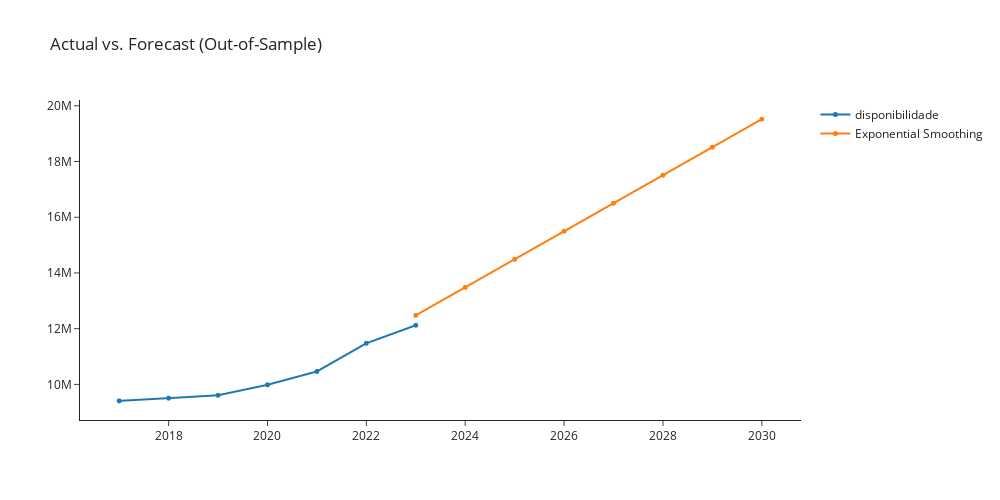

Notebook cell for this chart:
### Markdown cell above
## exp_smooth

### Code cell
exp_smooth = exp.create_model('exp_smooth')
exp.plot_model(plot = 'decomp', 
               data_kwargs = {'type' : 'multiplicative'},
               fig_kwargs = {"height":500,"width":1000,"template": "simple_white","hoverinfo":"none","big_data_threshold":10})
exp.plot_model(estimator = exp_smooth, 
               plot = 'forecast', 
               data_kwargs = {'fh' : 8},
               fig_kwargs = {"height":500,"width":1000,"template": "simple_white","hoverinfo":"none","big_data_threshold":10})

### Figure 1 — Plotly figure (JSON) as saved in the notebook; plotly's stock layout.template omitted (floating-point values rounded to 4 significant figures)
{"data": [{"hoverinfo": "none", "line": {"width": 2}, "marker": {"size": 5}, "mode": "lines+markers", "name": "disponibilidade", "type": "scattergl", "x": [2017, 2018, 2019, 2020, 2021, 2022, 2023, 2024, 2025, 2026, 2027, 2028, 2029, 2030], "xaxis": "x", "y": [9408526, 9506669, 9609533, 9985265, 10464882, 11475682, 12122515, null, null, null, null, null, null, null], "yaxis": "y"}, {"hoverinfo": "none", "line": {"width": 2}, "marker": {"size": 5}, "mode": "lines+markers", "name": "Exponential Smoothing", "type": "scattergl", "x": [2017, 2018, 2019, 2020, 2021, 2022, 2023, 2024, 2025, 2026, 2027, 2028, 2029, 2030], "xaxis": "x", "y": [null, null, null, null, null, null, 12480000.0, 13490000.0, 14490000.0, 15500000.0, 16500000.0, 17510000.0, 18520000.0, 19520000.0], "yaxis": "y"}], "layout": {"autosize": false, "height": 500, "showlegend": true, "title": {"text": "Actual vs. Forecast (Out-of-Sample)"}, "width": 1000, "xaxis": {"anchor": "y", "domain": [0, 1]}, "yaxis": {"anchor": "x", "domain": [0, 1]}}}
